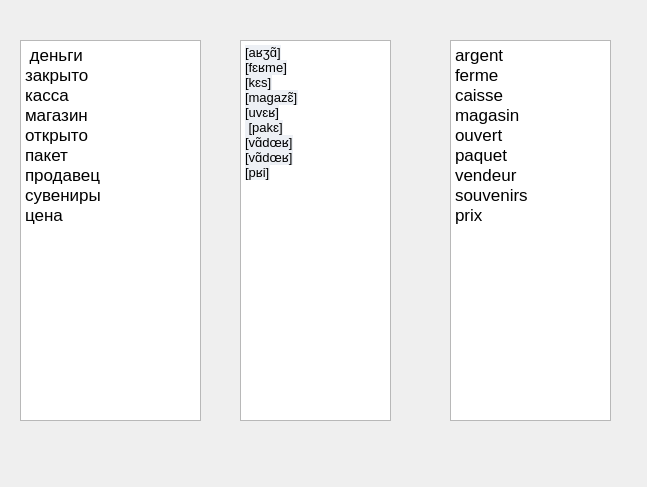
<?xml version="1.0" encoding="UTF-8"?>
<ui version="4.0">
 <class>dict3</class>
 <widget class="QWidget" name="dict3">
  <property name="geometry">
   <rect>
    <x>0</x>
    <y>0</y>
    <width>647</width>
    <height>487</height>
   </rect>
  </property>
  <property name="windowTitle">
   <string>Form</string>
  </property>
  <widget class="QTextEdit" name="textEdit">
   <property name="geometry">
    <rect>
     <x>20</x>
     <y>40</y>
     <width>181</width>
     <height>381</height>
    </rect>
   </property>
   <property name="html">
    <string>&lt;!DOCTYPE HTML PUBLIC &quot;-//W3C//DTD HTML 4.0//EN&quot; &quot;http://www.w3.org/TR/REC-html40/strict.dtd&quot;&gt;
&lt;html&gt;&lt;head&gt;&lt;meta name=&quot;qrichtext&quot; content=&quot;1&quot; /&gt;&lt;style type=&quot;text/css&quot;&gt;
p, li { white-space: pre-wrap; }
&lt;/style&gt;&lt;/head&gt;&lt;body style=&quot; font-family:'.SF NS Text'; font-size:13pt; font-weight:400; font-style:normal;&quot;&gt;
&lt;p style=&quot; margin-top:0px; margin-bottom:0px; margin-left:0px; margin-right:0px; -qt-block-indent:0; text-indent:0px;&quot;&gt; деньги&lt;/p&gt;
&lt;p style=&quot; margin-top:0px; margin-bottom:0px; margin-left:0px; margin-right:0px; -qt-block-indent:0; text-indent:0px;&quot;&gt;закрыто&lt;/p&gt;
&lt;p style=&quot; margin-top:0px; margin-bottom:0px; margin-left:0px; margin-right:0px; -qt-block-indent:0; text-indent:0px;&quot;&gt;касса&lt;/p&gt;
&lt;p style=&quot; margin-top:0px; margin-bottom:0px; margin-left:0px; margin-right:0px; -qt-block-indent:0; text-indent:0px;&quot;&gt;магазин&lt;/p&gt;
&lt;p style=&quot; margin-top:0px; margin-bottom:0px; margin-left:0px; margin-right:0px; -qt-block-indent:0; text-indent:0px;&quot;&gt;открыто&lt;/p&gt;
&lt;p style=&quot; margin-top:0px; margin-bottom:0px; margin-left:0px; margin-right:0px; -qt-block-indent:0; text-indent:0px;&quot;&gt;пакет&lt;/p&gt;
&lt;p style=&quot; margin-top:0px; margin-bottom:0px; margin-left:0px; margin-right:0px; -qt-block-indent:0; text-indent:0px;&quot;&gt;продавец&lt;/p&gt;
&lt;p style=&quot; margin-top:0px; margin-bottom:0px; margin-left:0px; margin-right:0px; -qt-block-indent:0; text-indent:0px;&quot;&gt;сувениры&lt;/p&gt;
&lt;p style=&quot; margin-top:0px; margin-bottom:0px; margin-left:0px; margin-right:0px; -qt-block-indent:0; text-indent:0px;&quot;&gt;цена&lt;/p&gt;&lt;/body&gt;&lt;/html&gt;</string>
   </property>
  </widget>
  <widget class="QTextEdit" name="textEdit_2">
   <property name="geometry">
    <rect>
     <x>240</x>
     <y>40</y>
     <width>151</width>
     <height>381</height>
    </rect>
   </property>
   <property name="html">
    <string>&lt;!DOCTYPE HTML PUBLIC &quot;-//W3C//DTD HTML 4.0//EN&quot; &quot;http://www.w3.org/TR/REC-html40/strict.dtd&quot;&gt;
&lt;html&gt;&lt;head&gt;&lt;meta name=&quot;qrichtext&quot; content=&quot;1&quot; /&gt;&lt;style type=&quot;text/css&quot;&gt;
p, li { white-space: pre-wrap; }
&lt;/style&gt;&lt;/head&gt;&lt;body style=&quot; font-family:'.SF NS Text'; font-size:13pt; font-weight:400; font-style:normal;&quot;&gt;
&lt;p style=&quot; margin-top:0px; margin-bottom:0px; margin-left:0px; margin-right:0px; -qt-block-indent:0; text-indent:0px;&quot;&gt;&lt;span style=&quot; font-family:'-apple-system,BlinkMacSystemFont,Roboto,Helvetica Neue,sans-serif'; font-size:13px; color:#000000; background-color:#edf0f5;&quot;&gt;[aʁʒɑ̃]&lt;/span&gt;&lt;/p&gt;
&lt;p style=&quot; margin-top:0px; margin-bottom:0px; margin-left:0px; margin-right:0px; -qt-block-indent:0; text-indent:0px;&quot;&gt;&lt;span style=&quot; font-family:'-apple-system,BlinkMacSystemFont,Roboto,Helvetica Neue,sans-serif'; font-size:13px; color:#000000; background-color:#edf0f5;&quot;&gt;[fɛʁme]&lt;/span&gt;&lt;/p&gt;
&lt;p style=&quot; margin-top:0px; margin-bottom:0px; margin-left:0px; margin-right:0px; -qt-block-indent:0; text-indent:0px;&quot;&gt;&lt;span style=&quot; font-family:'-apple-system,BlinkMacSystemFont,Roboto,Helvetica Neue,sans-serif'; font-size:13px; color:#000000; background-color:#edf0f5;&quot;&gt;[kɛs]&lt;/span&gt;&lt;/p&gt;
&lt;p style=&quot; margin-top:0px; margin-bottom:0px; margin-left:0px; margin-right:0px; -qt-block-indent:0; text-indent:0px;&quot;&gt;&lt;span style=&quot; font-family:'-apple-system,BlinkMacSystemFont,Roboto,Helvetica Neue,sans-serif'; font-size:13px; color:#000000; background-color:#edf0f5;&quot;&gt;[maɡazɛ̃]&lt;/span&gt;&lt;/p&gt;
&lt;p style=&quot; margin-top:0px; margin-bottom:0px; margin-left:0px; margin-right:0px; -qt-block-indent:0; text-indent:0px;&quot;&gt;&lt;span style=&quot; font-family:'-apple-system,BlinkMacSystemFont,Roboto,Helvetica Neue,sans-serif'; font-size:13px; color:#000000; background-color:#edf0f5;&quot;&gt;[uvɛʁ]&lt;/span&gt;&lt;/p&gt;
&lt;p style=&quot; margin-top:0px; margin-bottom:0px; margin-left:0px; margin-right:0px; -qt-block-indent:0; text-indent:0px;&quot;&gt;&lt;span style=&quot; font-family:'-apple-system,BlinkMacSystemFont,Roboto,Helvetica Neue,sans-serif'; font-size:13px; color:#000000; background-color:#edf0f5;&quot;&gt; [pakɛ]&lt;/span&gt;&lt;/p&gt;
&lt;p style=&quot; margin-top:0px; margin-bottom:0px; margin-left:0px; margin-right:0px; -qt-block-indent:0; text-indent:0px;&quot;&gt;&lt;span style=&quot; font-family:'-apple-system,BlinkMacSystemFont,Roboto,Helvetica Neue,sans-serif'; font-size:13px; color:#000000; background-color:#edf0f5;&quot;&gt;[vɑ̃dœʁ]&lt;/span&gt;&lt;/p&gt;
&lt;p style=&quot; margin-top:0px; margin-bottom:0px; margin-left:0px; margin-right:0px; -qt-block-indent:0; text-indent:0px;&quot;&gt;&lt;span style=&quot; font-family:'-apple-system,BlinkMacSystemFont,Roboto,Helvetica Neue,sans-serif'; font-size:13px; color:#000000; background-color:#edf0f5;&quot;&gt;[vɑ̃dœʁ]&lt;/span&gt;&lt;/p&gt;
&lt;p style=&quot; margin-top:0px; margin-bottom:0px; margin-left:0px; margin-right:0px; -qt-block-indent:0; text-indent:0px;&quot;&gt;&lt;span style=&quot; font-family:'-apple-system,BlinkMacSystemFont,Roboto,Helvetica Neue,sans-serif'; font-size:13px; color:#000000; background-color:#edf0f5;&quot;&gt;[pʁi]&lt;/span&gt;&lt;/p&gt;&lt;/body&gt;&lt;/html&gt;</string>
   </property>
  </widget>
  <widget class="QTextEdit" name="textEdit_3">
   <property name="geometry">
    <rect>
     <x>450</x>
     <y>40</y>
     <width>161</width>
     <height>381</height>
    </rect>
   </property>
   <property name="html">
    <string>&lt;!DOCTYPE HTML PUBLIC &quot;-//W3C//DTD HTML 4.0//EN&quot; &quot;http://www.w3.org/TR/REC-html40/strict.dtd&quot;&gt;
&lt;html&gt;&lt;head&gt;&lt;meta name=&quot;qrichtext&quot; content=&quot;1&quot; /&gt;&lt;style type=&quot;text/css&quot;&gt;
p, li { white-space: pre-wrap; }
&lt;/style&gt;&lt;/head&gt;&lt;body style=&quot; font-family:'.SF NS Text'; font-size:13pt; font-weight:400; font-style:normal;&quot;&gt;
&lt;p style=&quot; margin-top:0px; margin-bottom:0px; margin-left:0px; margin-right:0px; -qt-block-indent:0; text-indent:0px;&quot;&gt;argent&lt;/p&gt;
&lt;p style=&quot; margin-top:0px; margin-bottom:0px; margin-left:0px; margin-right:0px; -qt-block-indent:0; text-indent:0px;&quot;&gt;ferme&lt;/p&gt;
&lt;p style=&quot; margin-top:0px; margin-bottom:0px; margin-left:0px; margin-right:0px; -qt-block-indent:0; text-indent:0px;&quot;&gt;caisse&lt;/p&gt;
&lt;p style=&quot; margin-top:0px; margin-bottom:0px; margin-left:0px; margin-right:0px; -qt-block-indent:0; text-indent:0px;&quot;&gt;magasin&lt;/p&gt;
&lt;p style=&quot; margin-top:0px; margin-bottom:0px; margin-left:0px; margin-right:0px; -qt-block-indent:0; text-indent:0px;&quot;&gt;ouvert&lt;/p&gt;
&lt;p style=&quot; margin-top:0px; margin-bottom:0px; margin-left:0px; margin-right:0px; -qt-block-indent:0; text-indent:0px;&quot;&gt;paquet&lt;/p&gt;
&lt;p style=&quot; margin-top:0px; margin-bottom:0px; margin-left:0px; margin-right:0px; -qt-block-indent:0; text-indent:0px;&quot;&gt;vendeur&lt;/p&gt;
&lt;p style=&quot; margin-top:0px; margin-bottom:0px; margin-left:0px; margin-right:0px; -qt-block-indent:0; text-indent:0px;&quot;&gt;souvenirs&lt;/p&gt;
&lt;p style=&quot; margin-top:0px; margin-bottom:0px; margin-left:0px; margin-right:0px; -qt-block-indent:0; text-indent:0px;&quot;&gt;prix&lt;/p&gt;
&lt;p style=&quot;-qt-paragraph-type:empty; margin-top:0px; margin-bottom:0px; margin-left:0px; margin-right:0px; -qt-block-indent:0; text-indent:0px;&quot;&gt;&lt;br /&gt;&lt;/p&gt;&lt;/body&gt;&lt;/html&gt;</string>
   </property>
  </widget>
 </widget>
 <resources/>
 <connections/>
</ui>
